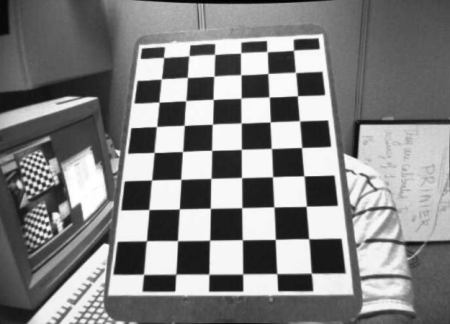
#> input picture 7IkM3.jpg, 450 x 324 px, given in place of the camera
$ python IMPPhz.py   (older library calls are emulated)
#> lines starting #> are read from the running program, lines starting #| are printed output that depends on the picture
### IMPP.py
# By Mathias Gregersen, megr@ucl.dk
import numpy as np
import cv2
from numpy.lib.function_base import percentile
import imutils

#print('Importing IMPP')

# Pipeline
class PostProcessingPipeline:
    def __init__(self, blocks) -> None:
        if type(blocks) != list:
            raise Exception('First input should be of type list, this is currently type: ' + str(type(blocks)))
        self.blocks = blocks

    def run(self, input):
        output = input
        for block in self.blocks:
            if not isinstance(block, PostProcessingBlock):
                raise Exception('Processing block is not a subclass of ' + str(PostProcessingBlock) + ' it is currently type: ' + str(type(block)))
            output = block.run(output)
        return output


# Generics
class PostProcessingBlock:
    def run(self, input):
        return input

class CustomKernel(PostProcessingBlock):
    # [10 lines left out: functions __init__, run, not called in this run]


# Conversions
class ConvertGeneric(PostProcessingBlock):
    # [10 lines left out: functions __init__, run, not called in this run]

class ConvertBGR2Gray(ConvertGeneric):
    def __init__(self, showOutput=False, outputWindowName='ConvertBGR2Gray') -> None:
        super().__init__(code=cv2.COLOR_BGR2GRAY, showOutput=showOutput, outputWindowName=outputWindowName)

class ConvertBGR2HSV(ConvertGeneric):
    def __init__(self, showOutput=False, outputWindowName='ConvertBGR2HSV') -> None:
        super().__init__(code=cv2.COLOR_BGR2HSV, showOutput=showOutput, outputWindowName=outputWindowName)

class ConvertHSV2BGR(ConvertGeneric):
    def __init__(self, showOutput=False, outputWindowName='ConvertHSV2BGR') -> None:
        super().__init__(code=cv2.COLOR_HSV2BGR, showOutput=showOutput, outputWindowName=outputWindowName)

class ConvertToGray(PostProcessingBlock): # Deprecated
    def __init__(self, showOutput = False, outputWindowName = 'Grayscale') -> None:
        self.showOutput = showOutput
        self.outputWindowName = outputWindowName

    def run(self, input):
        gray = cv2.cvtColor(input, cv2.COLOR_BGR2GRAY)

        if self.showOutput:
            cv2.imshow(self.outputWindowName, gray)

        return gray

class GetRedChannel(PostProcessingBlock):
    # [13 lines left out: functions __init__, run, not called in this run]

class GetGreenChannel(PostProcessingBlock):
    # [13 lines left out: functions __init__, run, not called in this run]

class GetBlueChannel(PostProcessingBlock):
    # [13 lines left out: functions __init__, run, not called in this run]


# Intensity transformation
class IntensityPower(PostProcessingBlock):
    # [11 lines left out: functions __init__, run, not called in this run]


# Blurring
class AverageBlur(CustomKernel):
    # [4 lines left out: function __init__, not called in this run]

class GaussianBlur(CustomKernel):
    # [4 lines left out: function __init__, not called in this run]

class MedianBlur(PostProcessingBlock):
    # [10 lines left out: functions __init__, run, not called in this run]

class BilateralFilter(PostProcessingBlock):
    # [12 lines left out: functions __init__, run, not called in this run]


# Sharpening
class LaplacianSharpen(CustomKernel):
    # [13 lines left out: functions __init__, run, not called in this run]

class UnsharpMasking(PostProcessingBlock):
    # [12 lines left out: functions __init__, run, not called in this run]


# Edges
class SobelH(CustomKernel):
    # [4 lines left out: function __init__, not called in this run]

class SobelHN(CustomKernel):
    # [4 lines left out: function __init__, not called in this run]

class SobelV(CustomKernel):
    # [4 lines left out: function __init__, not called in this run]

class SobelVN(CustomKernel):
    # [4 lines left out: function __init__, not called in this run]

class Sobel2(PostProcessingBlock):
    # [14 lines left out: functions __init__, run, not called in this run]

class Sobel4(PostProcessingBlock):
    # [18 lines left out: functions __init__, run, not called in this run]


# Thresholding (https://docs.opencv.org/4.5.2/d7/d4d/tutorial_py_thresholding.html)
class Threshold(PostProcessingBlock):
    # [12 lines left out: functions __init__, run, not called in this run]

class HSVThreshold(PostProcessingBlock):
    # [54 lines left out: functions __init__, run, createTrackbar, setLBH, setLBS, setLBV and 3 more, not called in this run]

class AdaptiveThreshold(PostProcessingBlock):
    # [14 lines left out: functions __init__, run, not called in this run]

class OtsuBinarization(PostProcessingBlock):
    def __init__(self, showOutput: bool = False, outputWindowName: str = 'OtsuBinarization') -> None:
        self.showOutput = showOutput
        self.outputWindowName = outputWindowName

    # [5 lines left out: function run, not called in this run]


# Contours (https://www.pyimagesearch.com/2016/02/08/opencv-shape-detection/)
class ContourDrawInfo:
    # [4 lines left out: function __init__, not called in this run]

class DetectContours(PostProcessingBlock):
    # [25 lines left out: functions __init__, run, not called in this run]

class ThresholdContours(PostProcessingBlock):
    # [14 lines left out: functions __init__, run, not called in this run]


# Shapes (https://www.pyimagesearch.com/2016/02/08/opencv-shape-detection/)
class Shape:
    # [6 lines left out: function __init__, not called in this run]

class DetectShapes(PostProcessingBlock):
    # [24 lines left out: functions __init__, run, not called in this run]

### IMPPhz.py
import cv2
import numpy as np
from matplotlib import pyplot as plt

from IMPP import *

cap = cv2.VideoCapture(0)

pipeline = PostProcessingPipeline([
    #GetRedChannel(),
    ConvertToGray(showOutput = True, outputWindowName = 'test window'),
    #AverageBlur(7, True),
    #GaussianBlur(201),
    #BilateralFilter(5, 10, 10, True)
    #LaplacianSharpen(0.5, True, True)
    #UnsharpMasking(7, True)
    #Threshold(200, 250, showOutput = True),
    #AdaptiveThreshold(200, 11, 2, showOutput = True),
    #OtsuBinarization(True)
    #DetectContours(draw = True, drawInfo = ContourDrawInfo((0, 0, 255), 2)),
    #ThresholdContours(100, 8000, printDebug = True),
    #DetectShapes(printResult = True)
])

while(True):
    ret, frame = cap.read()
#> frame is the input picture: shape (324, 450, 3); min 0, max 255, mean 130.5
    pipeRes = pipeline.run(frame)

    img = pipeRes
    dft = cv2.dft(np.float32(img),flags = cv2.DFT_COMPLEX_OUTPUT)
    dft_shift = np.fft.fftshift(dft)
    magnitude_spectrum = 20*np.log(cv2.magnitude(dft_shift[:,:,0],dft_shift[:,:,1]))
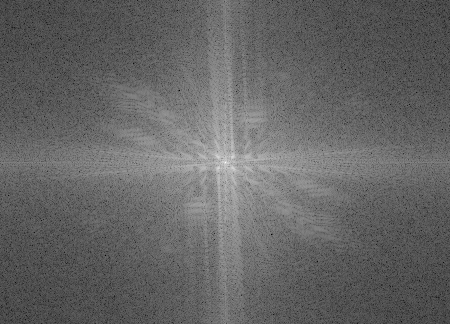
#> magnitude_spectrum: shape (324, 450) float32; min 19.68, max 335.2, mean 145; drawn with min black and max white
    plt.subplot(121),plt.imshow(img, cmap = 'gray')
    plt.title('Input Image'), plt.xticks([]), plt.yticks([])
    plt.subplot(122),plt.imshow(magnitude_spectrum, cmap = 'gray')
    plt.title('Magnitude Spectrum'), plt.xticks([]), plt.yticks([])
    #plt.show()
    rows, cols = img.shape
#> rows = 324; cols = 450
    crow,ccol = rows/2 , cols/2
#> crow = 162; ccol = 225
    # create a mask first, center square is 1, remaining all zeros
    #mask = np.zeros((rows,cols,2),np.uint8)
    #mask[crow-3:crow+3, ccol-3:ccol+3] = 1
    # apply mask and inverse DFT
    fshift = dft_shift #*mask
    f_ishift = np.fft.ifftshift(fshift)
    img_back = cv2.idft(f_ishift)
    img_back = cv2.magnitude(img_back[:,:,0],img_back[:,:,1])
    plt.subplot(121),plt.imshow(img, cmap = 'gray')
    plt.title('Input Image'), plt.xticks([]), plt.yticks([])
    plt.subplot(122),plt.imshow(img_back, cmap = 'gray')
    plt.title('Magnitude Spectrum'), plt.xticks([]), plt.yticks([])
    #plt.show()

    cv2.imshow("Webcam", frame)
    cv2.imshow("hz",img_back)
    #cv2.imshow("Shapes", shapeImg)

    if cv2.waitKey(1) == ord('q'):
#> (key q is pressed here)
        break

cap.release()
cv2.destroyAllWindows()
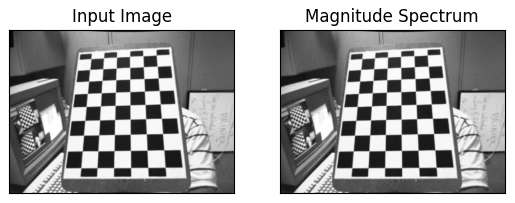
#> figure drawn by matplotlib, 2 panels
